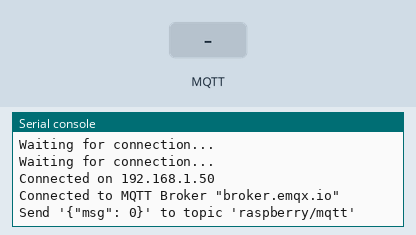
This program was run on a simulated MicroPython board. On the bench: the last lines printed to the serial console. The inputs (shaded band) are chosen by the test bench. WiFi joins after 1.5 s; random numbers come from a fixed seed; no MQTT or app messages arrive unless stated.

Above: at 3.3 s.
3.4 s: MQTT message "1" arrives on the first subscribed topic
At 4.0 s:
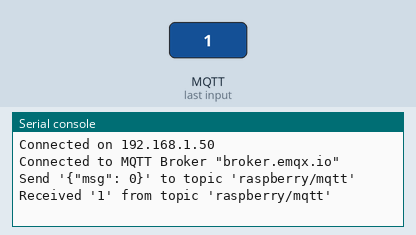
4.9 s: MQTT message "on" arrives on the first subscribed topic
At 5.7 s:
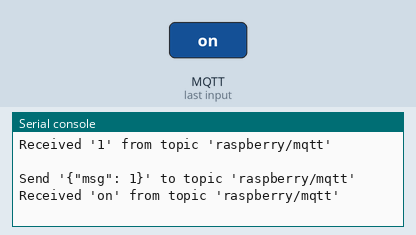
6.4 s: MQTT message "off" arrives on the first subscribed topic
At 8.4 s:
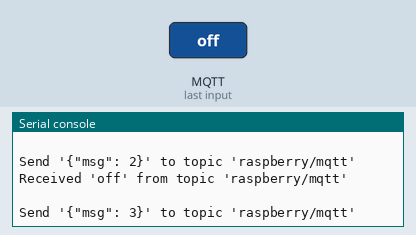
Timing chart, 0 to 9.9 s (numbered marks = the images above; inputs shaded):
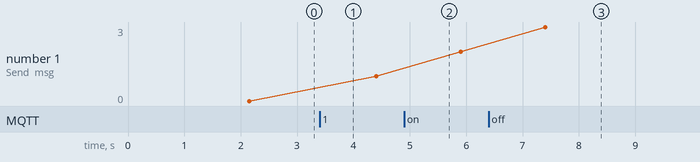

Measured:
- after the input at 3.4 s, the serial console: prints a new line at once (image 1)
- after the input at 4.9 s, the serial console: prints a new line at once (image 2)
- after the input at 6.4 s, the serial console: prints a new line at once (image 3)
- plotted number 1: 0 → 1 after the input at 3.4 s, 1 → 2 after the input at 4.9 s, 2 → 3 after the input at 6.4 s

The program:

pub_sub_tls_no_secure.py
```python
"""
This script code is only available for MicroPython version 1.23 and above.

Install umqtt.simple library:
$ micropython -m mip install umqtt.simple

This script demonstrates how to publish and subscribe to an MQTT broker using no secure connection, don't use this in production.

To run this script:
$ micropython pub_sub_tls.py
"""

import json
import random
import ssl
import time

from umqtt.simple import MQTTClient

import wifi


SERVER = "broker.emqx.io"
PORT = 8883
CLIENT_ID = 'micropython-client-{id}'.format(id=random.getrandbits(8))
USERNAME = 'emqx'
PASSWORD = 'public'
TOPIC = "raspberry/mqtt"


def on_message(topic, msg):
    print("Received '{payload}' from topic '{topic}'\n".format(
        payload=msg.decode(), topic=topic.decode()))


def create_ssl_context():
    # Create an SSL context
    ssl_context = ssl.SSLContext(ssl.PROTOCOL_TLS_CLIENT)
    ssl_context.verify_mode = ssl.CERT_NONE
    return ssl_context


def connect():
    ssl_context = create_ssl_context()

    client = MQTTClient(CLIENT_ID, SERVER, PORT, USERNAME, PASSWORD, ssl=ssl_context)
    client.connect()
    print('Connected to MQTT Broker "{server}"'.format(server=SERVER))
    return client


def subscribe(client):
    client.set_callback(on_message)
    client.subscribe(TOPIC)


def loop_publish(client):
    msg_count = 0
    while True:
        msg_dict = {
            'msg': msg_count
        }
        msg = json.dumps(msg_dict)
        result = client.publish(TOPIC, msg)
        print("Send '{msg}' to topic '{topic}'".format(msg=msg, topic=TOPIC))
        client.wait_msg()
        msg_count += 1
        time.sleep(1)


def run():
    wifi.connect()
    client = connect()
    subscribe(client)
    loop_publish(client)


if __name__ == "__main__":
    run()
```

wifi.py
```python
import network
import time

def connect():
	ssid = 'NAME OF YOUR WIFI NETWORK'
	password = 'PASSWORD OF YOUR WIFI NETWORK'
	wlan = network.WLAN(network.STA_IF)
	wlan.active(True)
	wlan.connect(ssid, password)
	while wlan.isconnected() == False:
		print('Waiting for connection...')
		time.sleep(1)
	print('Connected on {ip}'.format(ip = wlan.ifconfig()[0]))
```
